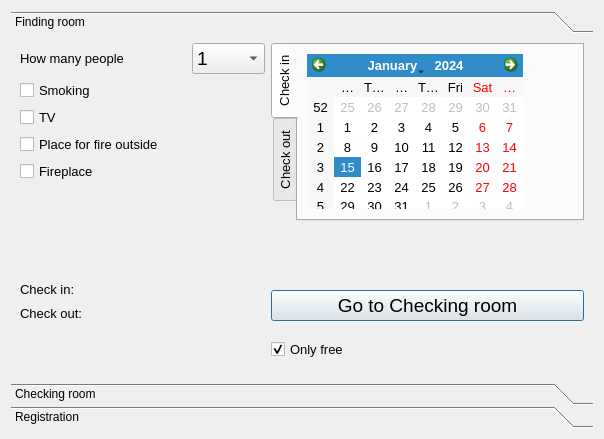
<?xml version="1.0" encoding="UTF-8"?>
<ui version="4.0">
 <class>Dialog_add</class>
 <widget class="QDialog" name="Dialog_add">
  <property name="geometry">
   <rect>
    <x>0</x>
    <y>0</y>
    <width>604</width>
    <height>439</height>
   </rect>
  </property>
  <property name="windowTitle">
   <string>Dialog</string>
  </property>
  <layout class="QGridLayout" name="gridLayout">
   <item row="0" column="0">
    <widget class="QToolBox" name="toolBox">
     <property name="currentIndex">
      <number>0</number>
     </property>
     <property name="tabSpacing">
      <number>1</number>
     </property>
     <widget class="QWidget" name="page">
      <property name="geometry">
       <rect>
        <x>0</x>
        <y>0</y>
        <width>586</width>
        <height>355</height>
       </rect>
      </property>
      <attribute name="label">
       <string>Finding room</string>
      </attribute>
      <layout class="QGridLayout" name="gridLayout_4">
       <item row="0" column="0" colspan="2">
        <widget class="QLabel" name="label">
         <property name="font">
          <font>
           <pointsize>10</pointsize>
          </font>
         </property>
         <property name="text">
          <string>How many people</string>
         </property>
        </widget>
       </item>
       <item row="0" column="2">
        <widget class="QComboBox" name="comboBox">
         <property name="font">
          <font>
           <pointsize>14</pointsize>
          </font>
         </property>
         <item>
          <property name="text">
           <string>1</string>
          </property>
         </item>
         <item>
          <property name="text">
           <string>2</string>
          </property>
         </item>
         <item>
          <property name="text">
           <string>3</string>
          </property>
         </item>
         <item>
          <property name="text">
           <string>4</string>
          </property>
         </item>
         <item>
          <property name="text">
           <string>5</string>
          </property>
         </item>
         <item>
          <property name="text">
           <string>6</string>
          </property>
         </item>
         <item>
          <property name="text">
           <string>7</string>
          </property>
         </item>
         <item>
          <property name="text">
           <string>8</string>
          </property>
         </item>
        </widget>
       </item>
       <item row="0" column="3" rowspan="6" colspan="2">
        <widget class="QTabWidget" name="tabWidget">
         <property name="font">
          <font>
           <pointsize>10</pointsize>
           <weight>50</weight>
           <bold>false</bold>
          </font>
         </property>
         <property name="tabPosition">
          <enum>QTabWidget::West</enum>
         </property>
         <property name="tabShape">
          <enum>QTabWidget::Rounded</enum>
         </property>
         <property name="currentIndex">
          <number>0</number>
         </property>
         <widget class="QWidget" name="tab">
          <attribute name="title">
           <string>Check in</string>
          </attribute>
          <widget class="QCalendarWidget" name="calendarWidget">
           <property name="geometry">
            <rect>
             <x>9</x>
             <y>9</y>
             <width>216</width>
             <height>155</height>
            </rect>
           </property>
           <property name="firstDayOfWeek">
            <enum>Qt::Monday</enum>
           </property>
          </widget>
         </widget>
         <widget class="QWidget" name="tab_2">
          <attribute name="title">
           <string>Check out</string>
          </attribute>
          <layout class="QGridLayout" name="gridLayout_2">
           <item row="0" column="0">
            <widget class="QCalendarWidget" name="calendarWidget_2">
             <property name="firstDayOfWeek">
              <enum>Qt::Monday</enum>
             </property>
            </widget>
           </item>
          </layout>
         </widget>
        </widget>
       </item>
       <item row="1" column="0" colspan="2">
        <widget class="QCheckBox" name="checkBox_4">
         <property name="font">
          <font>
           <pointsize>10</pointsize>
          </font>
         </property>
         <property name="text">
          <string>Smoking</string>
         </property>
        </widget>
       </item>
       <item row="2" column="0" colspan="2">
        <widget class="QCheckBox" name="checkBox">
         <property name="font">
          <font>
           <pointsize>10</pointsize>
          </font>
         </property>
         <property name="text">
          <string>TV</string>
         </property>
        </widget>
       </item>
       <item row="3" column="0" colspan="3">
        <widget class="QCheckBox" name="checkBox_2">
         <property name="font">
          <font>
           <pointsize>10</pointsize>
          </font>
         </property>
         <property name="text">
          <string>Place for fire outside</string>
         </property>
        </widget>
       </item>
       <item row="4" column="0">
        <widget class="QCheckBox" name="checkBox_3">
         <property name="font">
          <font>
           <pointsize>10</pointsize>
          </font>
         </property>
         <property name="text">
          <string>Fireplace</string>
         </property>
        </widget>
       </item>
       <item row="6" column="0">
        <spacer name="verticalSpacer_3">
         <property name="orientation">
          <enum>Qt::Vertical</enum>
         </property>
         <property name="sizeHint" stdset="0">
          <size>
           <width>87</width>
           <height>40</height>
          </size>
         </property>
        </spacer>
       </item>
       <item row="7" column="0" rowspan="2">
        <widget class="QLabel" name="label_2">
         <property name="font">
          <font>
           <pointsize>10</pointsize>
          </font>
         </property>
         <property name="text">
          <string>Check in:</string>
         </property>
        </widget>
       </item>
       <item row="7" column="1" rowspan="2">
        <widget class="QLabel" name="label_4">
         <property name="font">
          <font>
           <pointsize>10</pointsize>
          </font>
         </property>
         <property name="text">
          <string/>
         </property>
        </widget>
       </item>
       <item row="8" column="3" rowspan="2" colspan="2">
        <widget class="QPushButton" name="pushButton">
         <property name="font">
          <font>
           <pointsize>14</pointsize>
          </font>
         </property>
         <property name="text">
          <string>Go to Checking room</string>
         </property>
        </widget>
       </item>
       <item row="9" column="0">
        <widget class="QLabel" name="label_3">
         <property name="font">
          <font>
           <pointsize>10</pointsize>
          </font>
         </property>
         <property name="text">
          <string>Check out:</string>
         </property>
        </widget>
       </item>
       <item row="9" column="1">
        <widget class="QLabel" name="label_5">
         <property name="font">
          <font>
           <pointsize>10</pointsize>
          </font>
         </property>
         <property name="text">
          <string/>
         </property>
        </widget>
       </item>
       <item row="10" column="0">
        <spacer name="verticalSpacer">
         <property name="orientation">
          <enum>Qt::Vertical</enum>
         </property>
         <property name="sizeHint" stdset="0">
          <size>
           <width>87</width>
           <height>38</height>
          </size>
         </property>
        </spacer>
       </item>
       <item row="6" column="4" rowspan="2">
        <spacer name="verticalSpacer_2">
         <property name="orientation">
          <enum>Qt::Vertical</enum>
         </property>
         <property name="sizeHint" stdset="0">
          <size>
           <width>20</width>
           <height>50</height>
          </size>
         </property>
        </spacer>
       </item>
       <item row="10" column="3" colspan="2">
        <widget class="QCheckBox" name="checkBox_5">
         <property name="font">
          <font>
           <pointsize>10</pointsize>
          </font>
         </property>
         <property name="text">
          <string>Only free</string>
         </property>
         <property name="checked">
          <bool>true</bool>
         </property>
        </widget>
       </item>
      </layout>
     </widget>
     <widget class="QWidget" name="page_3">
      <property name="geometry">
       <rect>
        <x>0</x>
        <y>0</y>
        <width>586</width>
        <height>355</height>
       </rect>
      </property>
      <attribute name="label">
       <string>Checking room</string>
      </attribute>
      <layout class="QGridLayout" name="gridLayout_5">
       <item row="0" column="0">
        <widget class="QTableView" name="tableView">
         <property name="contextMenuPolicy">
          <enum>Qt::CustomContextMenu</enum>
         </property>
         <property name="frameShape">
          <enum>QFrame::NoFrame</enum>
         </property>
         <property name="autoScrollMargin">
          <number>16</number>
         </property>
        </widget>
       </item>
      </layout>
     </widget>
     <widget class="QWidget" name="page_2">
      <property name="geometry">
       <rect>
        <x>0</x>
        <y>0</y>
        <width>586</width>
        <height>355</height>
       </rect>
      </property>
      <attribute name="label">
       <string>Registration</string>
      </attribute>
     </widget>
    </widget>
   </item>
  </layout>
 </widget>
 <resources/>
 <connections/>
</ui>
